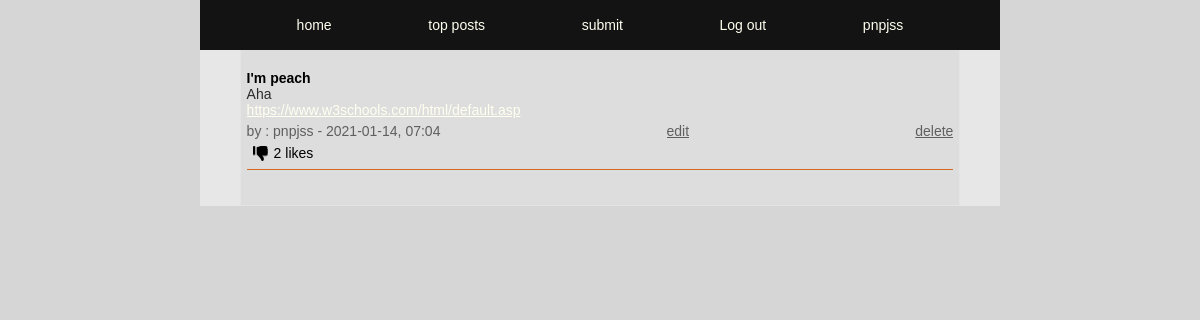
Screenshot of /posts.php (signed in) with the database file from the repository.
### tables this page shows
CREATE TABLE posts (
id INTEGER PRIMARY KEY AUTOINCREMENT,
title TEXT,
user_id INTEGER,
url TEXT,
description TEXT,
post_date DATETIME);

### app/functions.php (called while the page is built, shortened)
<?php
function getLikes($pdo, $postId)
{
    $query = "SELECT COUNT(*) FROM upvotes WHERE post_id = :post_id";
    $statement = $pdo->prepare($query);
    $statement->bindParam(':post_id', $postId, PDO::PARAM_STR);
    $statement->execute();
    $likeCount = $statement->fetch(PDO::FETCH_ASSOC);
    return $likeCount;
}
function getUserPosts($pdo, $userId)
{
    $statement = $pdo->prepare("SELECT * FROM posts WHERE user_id = :user_id");
    $statement->BindParam(':user_id', $userId, PDO::PARAM_STR);
    $statement->execute();
    $posts = $statement->fetchAll(PDO::FETCH_ASSOC);
    return $posts;
}
function getRandomKey($keyLength = 10)
{
    $characters = '0123456789abcdefghijklmnopqrstuvwxyzABCDEFGHIJKLMNOPQRSTUVWXYZ';
    $charactersLength = strlen($characters);
    $randomKey = '';
    for ($i = 0; $i < $keyLength; $i++) {
        $randomKey .= $characters[rand(0, $charactersLength - 1)];
    }
    return $randomKey;
}

### posts.php (the view, shortened to what this page needs)
<?php
require __DIR__ . ('/app/autoload.php');
require __DIR__ . ('/app/views/header.php');
require __DIR__ . ('/app/views/nav.php');
if (isset($_SESSION['user'])) {
    $userId = $_SESSION['user']['id'];
}
$posts = getUserPosts($pdo, $userId);
$keyLength = 15;
$randomKey = getRandomKey($keyLength);
?>
<main>
    <section>
        <article class="index-container">
            <?php foreach ($posts as $post) : ?>
                <?php $postId = $post['id']; ?>
                <?php $likeCount = getLikes($pdo, $postId); ?>
                <?php $likeCheck = likeCheck($pdo, $postId, $userId); ?>
                <div class="index-title">
                    <h4> <?= $post['title']; ?> </h4>
                </div>
                <div class="index-description">
                    <p><?= $post['description'] ?></p>
                </div>
                <div class="index-url">
                    <a href="<?= $post['url']; ?>"><?= $post['url']; ?></a>
                </div>
                <div class="index-poster-info">
                    <p><?= "by : " . $_SESSION['user']['username'] . " - " . $post['post_date']; ?></p>
                    <a href="<?= '/post-update.php?postid=' . $post['id'] . '&&updatekey=' . "$randomKey"; ?>">edit</a>
                    <a href="<?= "/app/posts/postdelete.php?postid=" . $post['id'] . '&&updatekey=' .  "$randomKey"; ?>"> delete</a>
                </div>
                <div class="index-poster-likes">
                    <?php if (isset($_SESSION['user'])) : ?>
                        <?php if (isset($likeCheck)) : ?>
                            <form action="/app/posts/dislike.php" method="post">
                                <button type="submit"><img src="/app/images/dislike.png" height="15px" width="15px" alt=""></button>
                            </form>
                        <?php endif; ?>
                    <?php endif; ?>
                    <?= $likeCount['COUNT(*)'] . ' likes ' ?>
                </div>
            <?php endforeach; ?>
        </article>
    </section>
</main>

### app/assets/style.css (style rules this page uses)
* { box-sizing: border-box; margin: 0; font-family: Verdana, Geneva, Tahoma, sans-serif, Arial, Teko-regular; font-size: 14px; }
body { width: 100%; display: flex; justify-content: center; min-height: 100vh; width: 100%; position: absolute; margin-left: auto; margin-right: auto; background-color: rgb(214, 214, 214); }
a { color :ivory; }
main { display: flex; justify-content: center; height: 100%; width: 100%; background-color: #4e463a; max-width: 800px; }
section { display: flex; justify-content: center; width: 100% ; max-width: 800px; min-height:100% ; margin-top: 50px; background-color: rgb(231, 231, 231); flex-wrap: wrap; }

### app/assets/index.css (style rules this page uses)
.index-container { display: flex; width: 90%; height:auto; flex-wrap: wrap; background-color: rgb(221, 221, 221); border: 1px solid rgb(228, 228, 228); border-top: none; padding: 0.4rem ; padding-bottom: 2.5rem; }
.index-title { height : auto; width: 100%; margin-top: 1rem; }
.index-description { height : auto; word-break: break-all; width:90%; font-size: 16px; color: rgb(43, 43, 43); }
.index-url { width: 80%; overflow: hidden; text-overflow: ellipsis; white-space: nowrap; }
.index-poster-info { padding:0.4rem 0 0.4rem; display: flex; justify-content: space-between; height: auto; width: 100%; font-size: 14px; color: rgb(95, 95, 95); }
.index-poster-info a { color: rgb(95, 95, 95); overflow: hidden; text-overflow: ellipsis; white-space: nowrap; }
.index-poster-likes { display: flex; justify-content: flex-start; width: 100%; background-color: rgb(221, 221, 221); border: none; border-bottom: solid 1px chocolate; }
.index-poster-likes button { border: none; background-color: rgb(221, 221, 221); padding-bottom: 0.4rem; }

### rows the page displays
posts: title "I'm peach", description "Aha", url "https://www.w3schools.com/html/default.asp", post_date "2021-01-14, 07:04", COUNT "2"

### other values shown
$_SESSION['user']['username'] "pnpjss"
